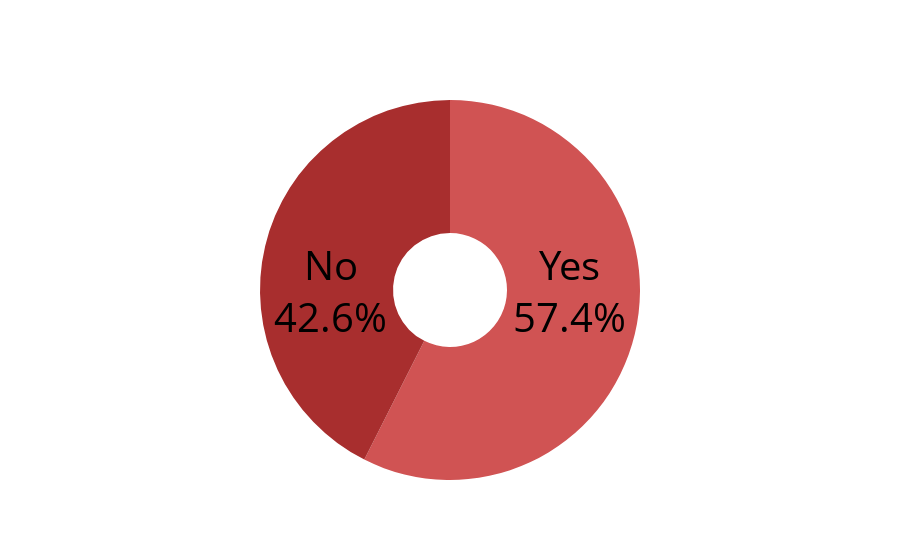

Write notebook code for a chart like this one.
### Markdown cell above
# Slide 1 - Did you move to Waterloo in 4A or 4B?
# If yes, what was the main reason why? 
# If no, what was the main reason why?

### Code cell
labels = ['Yes', 'No']
values = [27,20]
colors = ['rgb(208,83,83)', 'rgb(168,46,46)']
fig = go.Figure(data=[go.Pie(labels=labels, values=values, textinfo='label+percent', textfont_size=40,
                             insidetextorientation='radial', marker_colors=colors, textfont_color='#000000', hole=.3
                            )])
fig.update(layout_showlegend=False)
iplot(fig)
fig.write_image("presentationImages/COVID_S1_MoveToWaterloo_MonoColors.png", width=800, height=800)

### Figure 1 — Plotly figure (JSON) as saved in the notebook; plotly's stock layout.template omitted (floating-point values rounded to 4 significant figures)
{"data": [{"hole": 0.3, "insidetextorientation": "radial", "labels": ["Yes", "No"], "marker": {"colors": ["rgb(208,83,83)", "rgb(168,46,46)"]}, "textfont": {"color": "#000000", "size": 40}, "textinfo": "label+percent", "type": "pie", "values": [27, 20]}], "layout": {"showlegend": false}}
